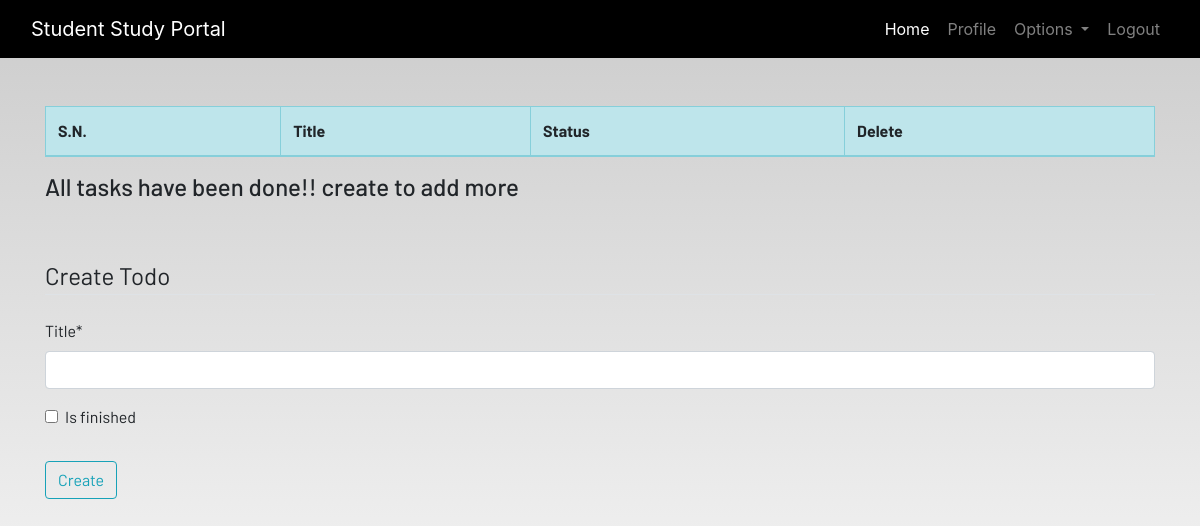
/todo/ (signed in), run on an earlier commit of the app's database.
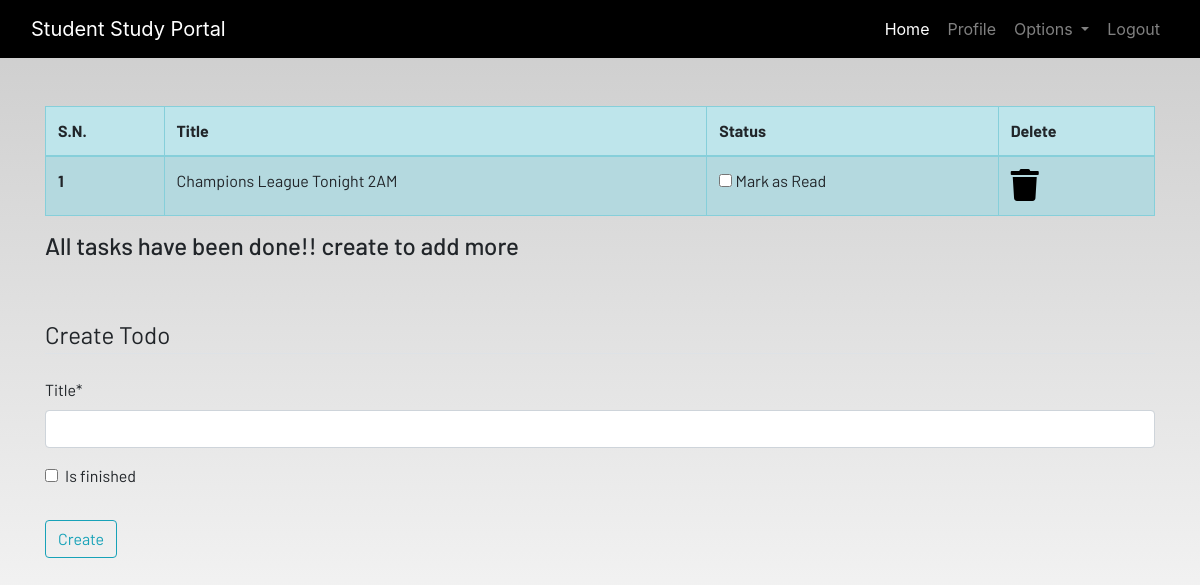
And on a later commit of the database.
### dashboard/models.py (models this page shows, shortened)
class Todo(models.Model):
    user = models.ForeignKey(User, on_delete=models.CASCADE)
    title = models.CharField(max_length=50)
    is_finished = models.BooleanField(default=False)

### dashboard/views.py (the view)
# urls.py: path('todo/', views.TodoApp, name='todo'),
@login_required
def TodoApp(request):
    if request.method == 'POST':
        form = TodoForm(request.POST)
        if form.is_valid():
            try:
                finished = request.POST['is_finished']
                if finished == 'on':
                    finished = True
                else:
                    finished = False
            except:
                finished = False
            todos = Todo(
                user = request.user,
                title = request.POST['title'],
                is_finished = finished
            )
            todos.save()
            messages.success(request, f"Title Added Successfully by {request.user.username}!")
            return redirect('todo')
    else:
        form = TodoForm()
    todo = Todo.objects.filter(user=request.user)
    if len(todo) == 0:
        todos_done = True
    else:
        todos_done = False
    context = {
        'form': form,
        'todo': todo,
        'todos_done': todos_done,
    }
    return render(request, 'dashboard/todo.html', context)

### dashboard/forms.py
class TodoForm(forms.ModelForm):
    class Meta:
        model = Todo
        fields = ['title', 'is_finished']

### dashboard/templates/dashboard/todo.html (shortened to what this page needs)
{% extends 'dashboard/base.html' %}
{% load static %}
{% load crispy_forms_tags %}
{% block content %}
<div class="container">
    <table class="table table-striped table-bordered table-hover table-info">
        <thead>
            <tr>
                <th scope="col">S.N.</th>
                <th scope="col">Title</th>
                <th scope="col">Status</th>
                <th scope="col">Delete</th>
            </tr>
        </thead>
        <tbody>
            {% for t in todo %}
            <tr>
                <th>{{ forloop.counter }}</th>
                <td>{{t.title}}</td>
                <td>
                    <form action="{% url 'update_todo' t.pk %}" method="POST">
                        <input type="checkbox" onchange="this.form.submit()"
                            {% if t.is_finished %} checked {% endif %}>
                            Mark as Read
                    </form>
                </td>
                <td><a href="{% url 'delete_todo' t.pk %}"><i class="fa fa-trash fa-2x"></i></a></td>
            </tr>
            {% endfor %}
        </tbody>
    </table>
    <h4>All tasks have been done!! create to add more</h4>
</div><br><br>
<div class="container">
    <form method="POST">
        <fieldset class="form-group">
            <legend class="border-bottom mb-4">Create Todo</legend>
            {{ form | crispy }}
        </fieldset>
        <div class="form-group">
            <button href="" class="btn btn-outline-info" type="submit">
                Create
            </button>
        </div>
    </form>
</div>
{% endblock content %}

What changed in the data, as far as the page shows it:
added Todo: title "Champions League Tonight 2AM"
